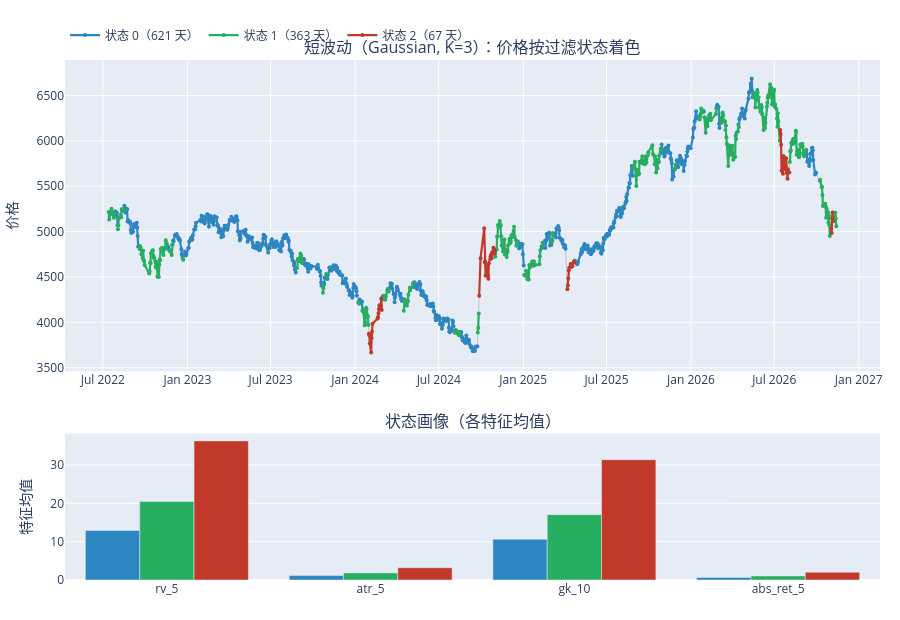

Notebook cell for this chart:
### Markdown cell above
## 二、短波动（Gaussian, K=3）

### Code cell
plot_states('短波动').show()

### Figure 1 — Plotly figure (JSON) as saved in the notebook; plotly's stock layout.template omitted (floating-point values rounded to 4 significant figures; data arrays with more than 128 entries replaced by an {"elided": "..."} marker saying what was removed)
{"data": [{"line": {"color": "#BDC3C7", "width": 1}, "mode": "lines", "name": "价格", "showlegend": false, "type": "scatter", "x": {"elided": "1051 str values"}, "xaxis": "x", "y": {"elided": "1051 float values"}, "yaxis": "y"}, {"line": {"color": "#2E86C1", "width": 2.2}, "marker": {"color": "#2E86C1", "size": 4}, "mode": "lines+markers", "name": "状态 0（621 天）", "type": "scatter", "x": {"elided": "1051 str values"}, "xaxis": "x", "y": {"elided": "1051 float values"}, "yaxis": "y"}, {"line": {"color": "#27AE60", "width": 2.2}, "marker": {"color": "#27AE60", "size": 4}, "mode": "lines+markers", "name": "状态 1（363 天）", "type": "scatter", "x": {"elided": "1051 str values"}, "xaxis": "x", "y": {"elided": "1051 float values"}, "yaxis": "y"}, {"line": {"color": "#C0392B", "width": 2.2}, "marker": {"color": "#C0392B", "size": 4}, "mode": "lines+markers", "name": "状态 2（67 天）", "type": "scatter", "x": {"elided": "1051 str values"}, "xaxis": "x", "y": {"elided": "1051 float values"}, "yaxis": "y"}, {"marker": {"color": "#2E86C1"}, "name": "状态 0", "showlegend": false, "type": "bar", "x": ["rv_5", "atr_5", "gk_10", "abs_ret_5"], "xaxis": "x2", "y": [12.91, 1.16, 10.63, 0.67], "yaxis": "y2"}, {"marker": {"color": "#27AE60"}, "name": "状态 1", "showlegend": false, "type": "bar", "x": ["rv_5", "atr_5", "gk_10", "abs_ret_5"], "xaxis": "x2", "y": [20.48, 1.84, 17.03, 1.05], "yaxis": "y2"}, {"marker": {"color": "#C0392B"}, "name": "状态 2", "showlegend": false, "type": "bar", "x": ["rv_5", "atr_5", "gk_10", "abs_ret_5"], "xaxis": "x2", "y": [36.28, 3.2, 31.36, 2.03], "yaxis": "y2"}], "layout": {"annotations": [{"font": {"size": 16}, "showarrow": false, "text": "短波动（Gaussian, K=3）：价格按过滤状态着色", "x": 0.5, "xanchor": "center", "xref": "paper", "y": 1.0, "yanchor": "bottom", "yref": "paper"}, {"font": {"size": 16}, "showarrow": false, "text": "状态画像（各特征均值）", "x": 0.5, "xanchor": "center", "xref": "paper", "y": 0.2816, "yanchor": "bottom", "yref": "paper"}], "height": 620, "hovermode": "x unified", "legend": {"orientation": "h", "y": 1.02, "yanchor": "bottom"}, "margin": {"b": 40, "l": 40, "r": 20, "t": 60}, "xaxis": {"anchor": "y", "domain": [0.0, 1.0]}, "xaxis2": {"anchor": "y2", "domain": [0.0, 1.0]}, "yaxis": {"anchor": "x", "domain": [0.4016, 1.0], "title": {"text": "价格"}}, "yaxis2": {"anchor": "x2", "domain": [0.0, 0.2816], "title": {"text": "特征均值"}}}}
